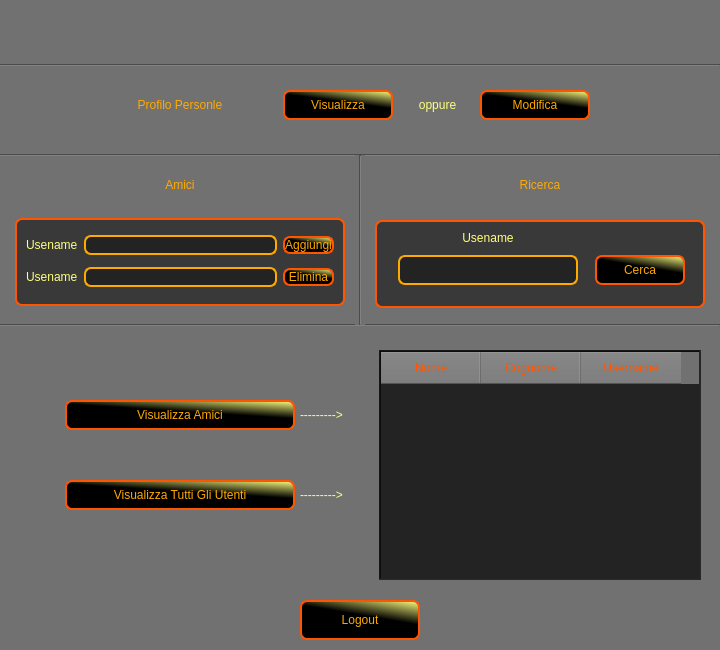
<?xml version="1.0" encoding="UTF-8"?>
<ui version="4.0">
 <class>InterfacciaUtente</class>
 <widget class="QWidget" name="InterfacciaUtente">
  <property name="geometry">
   <rect>
    <x>0</x>
    <y>0</y>
    <width>720</width>
    <height>650</height>
   </rect>
  </property>
  <property name="minimumSize">
   <size>
    <width>720</width>
    <height>650</height>
   </size>
  </property>
  <property name="maximumSize">
   <size>
    <width>720</width>
    <height>650</height>
   </size>
  </property>
  <property name="windowTitle">
   <string>Form</string>
  </property>
  <property name="styleSheet">
   <string notr="true">QWidget
{
	background-color:rgb(113, 113, 113);
}

QPushButton
{
	background-color:qlineargradient(spread:pad, x1:0.474, y1:1, x2:1, y2:0, stop:0.507177 rgba(0, 0, 0, 255), stop:1 rgba(255, 255, 127, 255));
	font: bold 14pt &quot;Kinnari&quot;;
	color: rgb(255, 170, 0);
	border-width: 2px;
	border-color:rgb(255, 85, 0);
	border-style: solid;
	border-radius: 7;
}

QPushButton:hover
{
	background-color:qlineargradient(spread:pad, x1:0.474, y1:1, x2:1, y2:0, stop:0 rgba(0, 0, 0, 255), stop:0.507177 rgba(255, 170, 0, 255)); 
	color: rgb(0, 0, 0);
}


QPushButton:hover:!pressed
{
	background-color:qlineargradient(spread:pad, x1:0.244, y1:1, x2:0.837, y2:0.227273, stop:0 rgba(255, 255, 127, 255), stop:0.507177 rgba(0, 0, 0, 255));
	color: rgb(255, 170, 0);
}

#BenvenutoLabel
{
	font: bold italic 36pt &quot;Kinnari&quot;;
	color: rgb(255, 85, 0)
}

#ProfiloLabel
{

	font: bold 18pt &quot;Kinnari&quot;;
	color:rgb(255, 170, 0)
}

#AmiciLabel
{

	font: bold 18pt &quot;Kinnari&quot;;
	color:rgb(255, 170, 0)
}

#RicercaLabel
{

	font: bold 18pt &quot;Kinnari&quot;;
	color:rgb(255, 170, 0)
}

QLabel
{
	font: bold 14pt &quot;Kinnari&quot;;
	color:rgb(255, 255, 127);
}

QLineEdit
{
	font:bold 12pt &quot;Kinnari&quot;;
	color:rgb(255, 255, 127);
	background-color: rgb(35, 35, 35);
	selection-color: rgb(0, 0, 0);
	selection-background-color: rgb(255, 170, 0);
	border-style: solid;
	border: 2px solid rgb(255, 170, 0);
	border-radius: 7;
}

QTableWidget
{
	font:bold 12pt &quot;Kinnari&quot;;
	color:rgb(255, 255, 255);
	background-color:rgb(35, 35, 35);
	gridline-color:rgb(255, 85, 0);
}

QHeaderView::section 
{
	padding:0;
	height: 32px;
	width:18px;
	font:bold 14pt &quot;Kinnari&quot;;
	color:rgb(255, 85, 0);
	background-color:rgb(118, 118, 118);
}

QTableWidget::item:selected
{ 
	color: rgb(0, 0, 0);
	background-color: rgb(255, 170, 0);
 }

QTableWidget QTableCornerButton::section 
{
	background-color:rgb(255, 85, 0);
}

QGroupBox
{
	background-color:rgb(57, 57, 57);
	border-width: 2px;
	border-color:rgb(255, 85, 0);
	border-style: solid;
	border-radius: 7;

}

#Username1Label
{
	background-color:rgb(57, 57, 57);
}

#Username2Label
{
	background-color:rgb(57, 57, 57);
}

#Username3Label
{
	background-color:rgb(57, 57, 57);
}

#LogoutButton
{
	font: bold 16pt &quot;Kinnari&quot;;
}
</string>
  </property>
  <widget class="Line" name="line">
   <property name="geometry">
    <rect>
     <x>0</x>
     <y>60</y>
     <width>720</width>
     <height>10</height>
    </rect>
   </property>
   <property name="orientation">
    <enum>Qt::Horizontal</enum>
   </property>
  </widget>
  <widget class="QLabel" name="BenvenutoLabel">
   <property name="geometry">
    <rect>
     <x>20</x>
     <y>0</y>
     <width>680</width>
     <height>60</height>
    </rect>
   </property>
   <property name="font">
    <font>
     <family>Kinnari</family>
     <pointsize>36</pointsize>
     <weight>75</weight>
     <italic>true</italic>
     <bold>true</bold>
    </font>
   </property>
   <property name="text">
    <string/>
   </property>
   <property name="alignment">
    <set>Qt::AlignCenter</set>
   </property>
  </widget>
  <widget class="QLabel" name="ProfiloLabel">
   <property name="geometry">
    <rect>
     <x>100</x>
     <y>90</y>
     <width>160</width>
     <height>30</height>
    </rect>
   </property>
   <property name="text">
    <string>Profilo Personle</string>
   </property>
   <property name="alignment">
    <set>Qt::AlignCenter</set>
   </property>
  </widget>
  <widget class="Line" name="line_2">
   <property name="geometry">
    <rect>
     <x>0</x>
     <y>150</y>
     <width>720</width>
     <height>10</height>
    </rect>
   </property>
   <property name="orientation">
    <enum>Qt::Horizontal</enum>
   </property>
  </widget>
  <widget class="QPushButton" name="VisualizzaProfiloButton">
   <property name="geometry">
    <rect>
     <x>283</x>
     <y>90</y>
     <width>110</width>
     <height>30</height>
    </rect>
   </property>
   <property name="cursor">
    <cursorShape>PointingHandCursor</cursorShape>
   </property>
   <property name="text">
    <string>Visualizza</string>
   </property>
  </widget>
  <widget class="QPushButton" name="ModificaProfiloButton">
   <property name="geometry">
    <rect>
     <x>480</x>
     <y>90</y>
     <width>110</width>
     <height>30</height>
    </rect>
   </property>
   <property name="cursor">
    <cursorShape>PointingHandCursor</cursorShape>
   </property>
   <property name="text">
    <string>Modifica</string>
   </property>
  </widget>
  <widget class="QGroupBox" name="groupBox">
   <property name="geometry">
    <rect>
     <x>15</x>
     <y>218</y>
     <width>330</width>
     <height>88</height>
    </rect>
   </property>
   <property name="title">
    <string/>
   </property>
   <layout class="QGridLayout" name="gridLayout">
    <item row="0" column="1">
     <widget class="QLineEdit" name="AggiungiAmicoLineEdit"/>
    </item>
    <item row="0" column="2">
     <widget class="QPushButton" name="AggiungiAmicoButton">
      <property name="cursor">
       <cursorShape>PointingHandCursor</cursorShape>
      </property>
      <property name="text">
       <string>Aggiungi</string>
      </property>
     </widget>
    </item>
    <item row="0" column="0">
     <widget class="QLabel" name="Username1Label">
      <property name="text">
       <string>Usename</string>
      </property>
     </widget>
    </item>
    <item row="1" column="1">
     <widget class="QLineEdit" name="EliminaAmicoLineEdit"/>
    </item>
    <item row="1" column="2">
     <widget class="QPushButton" name="EliminaAmicoButton">
      <property name="cursor">
       <cursorShape>PointingHandCursor</cursorShape>
      </property>
      <property name="text">
       <string>Elimina</string>
      </property>
     </widget>
    </item>
    <item row="1" column="0">
     <widget class="QLabel" name="Username2Label">
      <property name="text">
       <string>Usename</string>
      </property>
     </widget>
    </item>
   </layout>
  </widget>
  <widget class="Line" name="line_3">
   <property name="geometry">
    <rect>
     <x>0</x>
     <y>320</y>
     <width>720</width>
     <height>10</height>
    </rect>
   </property>
   <property name="orientation">
    <enum>Qt::Horizontal</enum>
   </property>
  </widget>
  <widget class="Line" name="line_4">
   <property name="geometry">
    <rect>
     <x>355</x>
     <y>155</y>
     <width>10</width>
     <height>170</height>
    </rect>
   </property>
   <property name="orientation">
    <enum>Qt::Vertical</enum>
   </property>
  </widget>
  <widget class="QGroupBox" name="groupBox_2">
   <property name="geometry">
    <rect>
     <x>375</x>
     <y>220</y>
     <width>330</width>
     <height>88</height>
    </rect>
   </property>
   <property name="title">
    <string/>
   </property>
   <widget class="QLineEdit" name="CercaLineEdit">
    <property name="geometry">
     <rect>
      <x>23</x>
      <y>35</y>
      <width>180</width>
      <height>30</height>
     </rect>
    </property>
   </widget>
   <widget class="QPushButton" name="CercaButton">
    <property name="geometry">
     <rect>
      <x>220</x>
      <y>35</y>
      <width>90</width>
      <height>30</height>
     </rect>
    </property>
    <property name="cursor">
     <cursorShape>PointingHandCursor</cursorShape>
    </property>
    <property name="text">
     <string>Cerca</string>
    </property>
   </widget>
   <widget class="QLabel" name="Username3Label">
    <property name="geometry">
     <rect>
      <x>73</x>
      <y>5</y>
      <width>80</width>
      <height>26</height>
     </rect>
    </property>
    <property name="text">
     <string>Usename</string>
    </property>
    <property name="alignment">
     <set>Qt::AlignCenter</set>
    </property>
   </widget>
  </widget>
  <widget class="QPushButton" name="VisualizzaAmiciButton">
   <property name="geometry">
    <rect>
     <x>65</x>
     <y>400</y>
     <width>230</width>
     <height>30</height>
    </rect>
   </property>
   <property name="cursor">
    <cursorShape>PointingHandCursor</cursorShape>
   </property>
   <property name="text">
    <string>Visualizza Amici</string>
   </property>
  </widget>
  <widget class="QPushButton" name="VisualizzaUtentiIscrittiButton">
   <property name="geometry">
    <rect>
     <x>65</x>
     <y>480</y>
     <width>230</width>
     <height>30</height>
    </rect>
   </property>
   <property name="cursor">
    <cursorShape>PointingHandCursor</cursorShape>
   </property>
   <property name="text">
    <string>Visualizza Tutti Gli Utenti</string>
   </property>
  </widget>
  <widget class="QPushButton" name="LogoutButton">
   <property name="geometry">
    <rect>
     <x>300</x>
     <y>600</y>
     <width>120</width>
     <height>40</height>
    </rect>
   </property>
   <property name="cursor">
    <cursorShape>PointingHandCursor</cursorShape>
   </property>
   <property name="text">
    <string>Logout</string>
   </property>
  </widget>
  <widget class="QTableWidget" name="Table">
   <property name="geometry">
    <rect>
     <x>379</x>
     <y>350</y>
     <width>322</width>
     <height>230</height>
    </rect>
   </property>
   <property name="frameShape">
    <enum>QFrame::WinPanel</enum>
   </property>
   <column>
    <property name="text">
     <string>Nome</string>
    </property>
   </column>
   <column>
    <property name="text">
     <string>Cognome</string>
    </property>
   </column>
   <column>
    <property name="text">
     <string>Username</string>
    </property>
   </column>
  </widget>
  <widget class="QLabel" name="AmiciLabel">
   <property name="geometry">
    <rect>
     <x>145</x>
     <y>170</y>
     <width>70</width>
     <height>30</height>
    </rect>
   </property>
   <property name="text">
    <string>Amici</string>
   </property>
   <property name="alignment">
    <set>Qt::AlignCenter</set>
   </property>
  </widget>
  <widget class="QLabel" name="label">
   <property name="geometry">
    <rect>
     <x>300</x>
     <y>400</y>
     <width>70</width>
     <height>30</height>
    </rect>
   </property>
   <property name="text">
    <string>---------&gt;</string>
   </property>
  </widget>
  <widget class="QLabel" name="label_2">
   <property name="geometry">
    <rect>
     <x>300</x>
     <y>480</y>
     <width>70</width>
     <height>30</height>
    </rect>
   </property>
   <property name="text">
    <string>---------&gt;</string>
   </property>
  </widget>
  <widget class="QLabel" name="label_3">
   <property name="geometry">
    <rect>
     <x>410</x>
     <y>90</y>
     <width>55</width>
     <height>30</height>
    </rect>
   </property>
   <property name="text">
    <string>oppure</string>
   </property>
   <property name="alignment">
    <set>Qt::AlignCenter</set>
   </property>
  </widget>
  <widget class="QLabel" name="RicercaLabel">
   <property name="geometry">
    <rect>
     <x>500</x>
     <y>170</y>
     <width>80</width>
     <height>30</height>
    </rect>
   </property>
   <property name="text">
    <string>Ricerca</string>
   </property>
   <property name="alignment">
    <set>Qt::AlignCenter</set>
   </property>
  </widget>
 </widget>
 <resources/>
 <connections/>
</ui>
